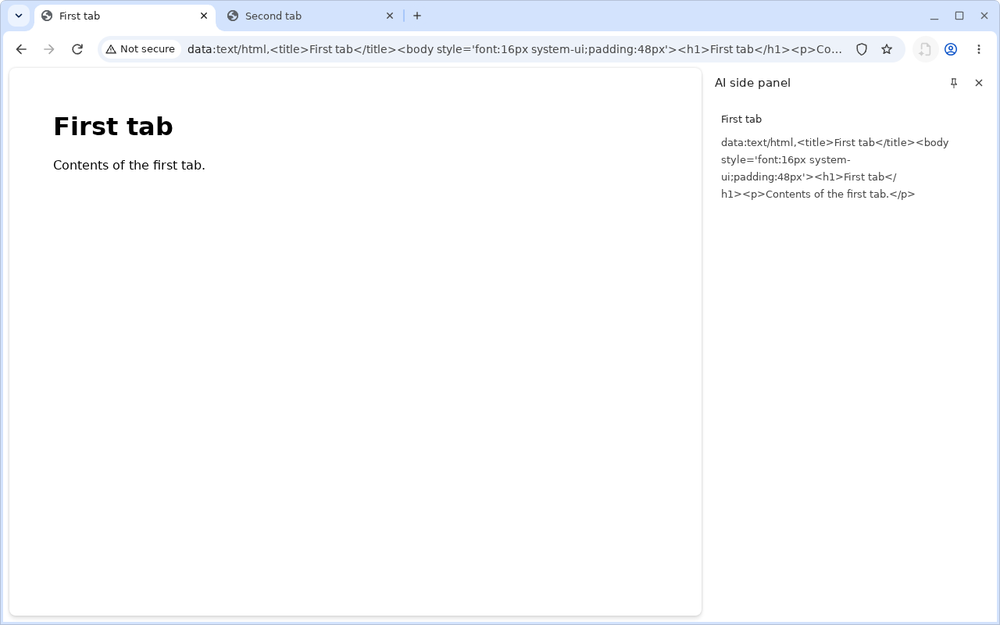
#> input picture docs-ob/images/ai_side_panel_tab1.png, 1000 x 625 px, shrunk from 1280 x 800 before the run
$ python find-toolbar-icons.py ../../../docs-ob/images/ai_side_panel_tab1.png 5 5 5 5
#> lines starting #> are read from the running program, lines starting #| are printed output that depends on the picture
"""Locate the toolbar icons in a screenshot, so a click target is measured.

The harness has to click a specific toolbar button, and a guessed x coordinate
produces a screenshot of a browser in which nothing happened -- which looks
exactly like the feature not working. So the coordinate is derived from the
capture instead.

Method, which is cruder than it sounds and works because the toolbar is a light
strip with a few dark glyphs on it:

  1. In the vertical band where the toolbar lives, pick the row containing the
     most dark pixels. That is the row through the middle of the icons.
  2. In that row, collect every column that has a dark pixel within +/-12px
     vertically, then group columns separated by <= 4px. Each group is one icon.
  3. The midpoint of a group is its centre.

Icons are reported left to right, so the floating-window button is identified by
its position in the sequence rather than by absolute pixels -- which keeps
working when the window size or the set of visible buttons changes.

Usage:
    python3 find-toolbar-icons.py shot.png [x0 x1] [y0 y1]

x0..x1 defaults to the right-hand quarter of the image (the extensions / profile
end of the toolbar, where the button was added); y0..y1 defaults to 55..100,
which is where the toolbar row falls on a 1400x900 window with no bookmarks bar.
"""
import sys

from PIL import Image

DARK = 120  # 8-bit luma below this counts as glyph rather than toolbar ground.

path = sys.argv[1]
im = Image.open(path).convert("L")
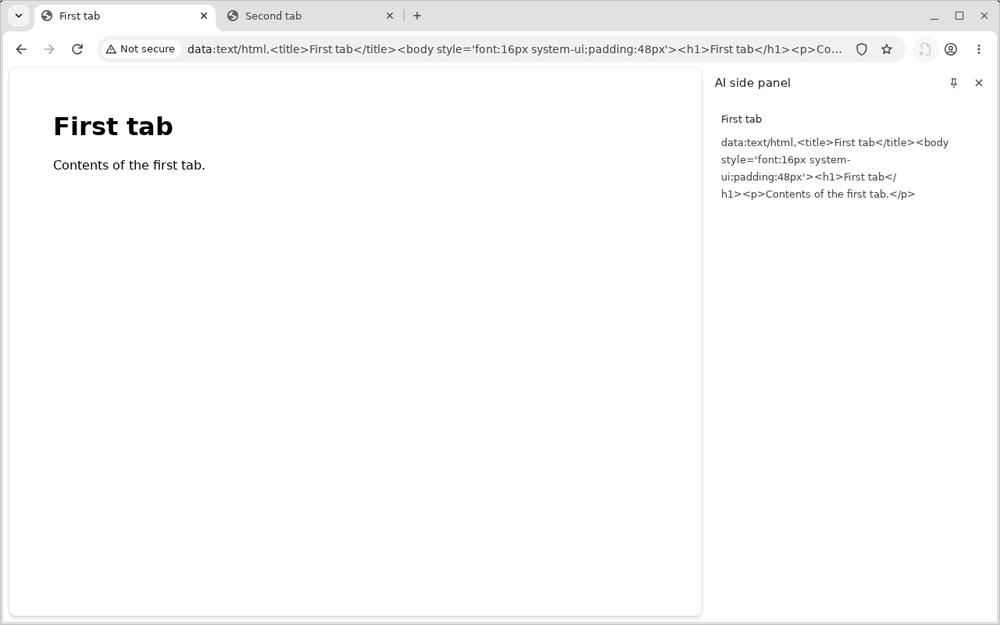
#> im: PIL image 1000x625 L; min 0, max 255, mean 250.9
W, H = im.size
#> W = 1000; H = 625

x0 = int(sys.argv[2]) if len(sys.argv) > 2 else W * 3 // 4
#> x0 = 5
x1 = int(sys.argv[3]) if len(sys.argv) > 3 else W
#> x1 = 5
y0 = int(sys.argv[4]) if len(sys.argv) > 4 else 55
y1 = int(sys.argv[5]) if len(sys.argv) > 5 else 100

best = None
for y in range(y0, min(y1, H)):
    dark = sum(1 for x in range(x0, x1) if im.getpixel((x, y)) < DARK)
    if best is None or dark > best[1]:
        best = (y, dark)
#> (the run stopped early here; a loop or call above may not have finished)
